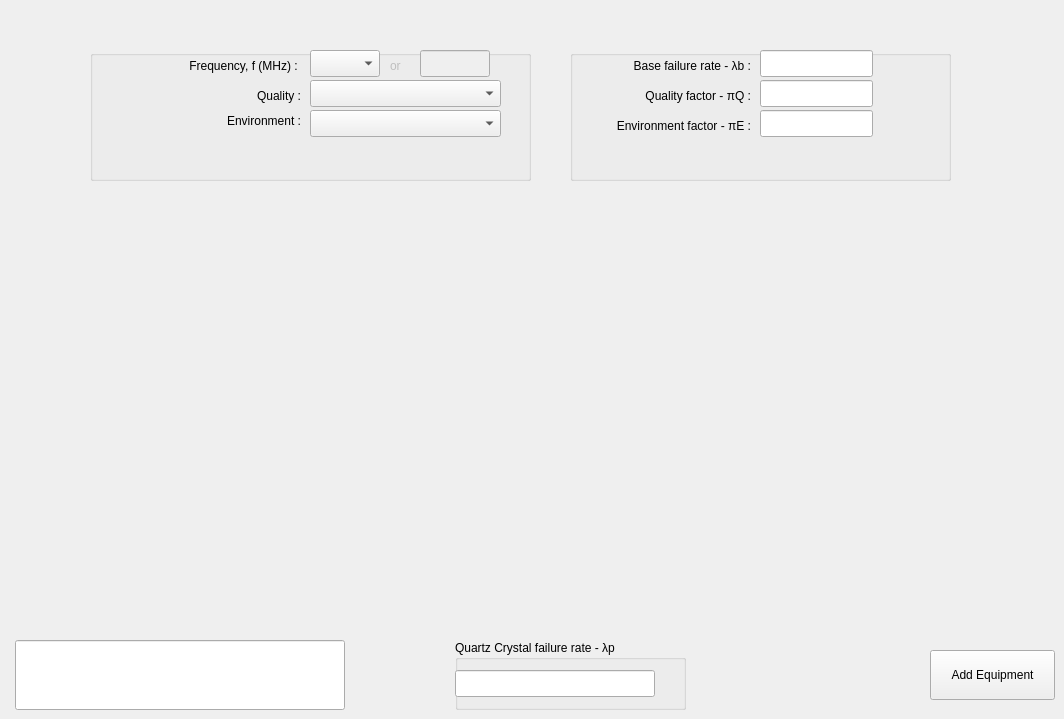
    <widget class="QWidget" name="tab_qrtz">
     <attribute name="title">
      <string>Quartz crystals</string>
     </attribute>
     <widget class="QGroupBox" name="groupBox_24">
      <property name="geometry">
       <rect>
        <x>90</x>
        <y>50</y>
        <width>441</width>
        <height>131</height>
       </rect>
      </property>
      <property name="title">
       <string/>
      </property>
      <widget class="QComboBox" name="comboBox_qrtz_frequency">
       <property name="geometry">
        <rect>
         <x>220</x>
         <y>0</y>
         <width>70</width>
         <height>27</height>
        </rect>
       </property>
       <property name="currentText">
        <string/>
       </property>
      </widget>
      <widget class="QLabel" name="label_qrtz_frequency">
       <property name="geometry">
        <rect>
         <x>60</x>
         <y>0</y>
         <width>151</width>
         <height>31</height>
        </rect>
       </property>
       <property name="text">
        <string>Frequency, f (MHz) : </string>
       </property>
       <property name="alignment">
        <set>Qt::AlignRight|Qt::AlignTrailing|Qt::AlignVCenter</set>
       </property>
       <property name="wordWrap">
        <bool>true</bool>
       </property>
      </widget>
      <widget class="QComboBox" name="comboBox_qrtz_environment">
       <property name="geometry">
        <rect>
         <x>220</x>
         <y>60</y>
         <width>191</width>
         <height>27</height>
        </rect>
       </property>
       <property name="currentText">
        <string/>
       </property>
      </widget>
      <widget class="QLabel" name="label_qrtz_environment">
       <property name="geometry">
        <rect>
         <x>80</x>
         <y>50</y>
         <width>131</width>
         <height>41</height>
        </rect>
       </property>
       <property name="text">
        <string>Environment :</string>
       </property>
       <property name="alignment">
        <set>Qt::AlignRight|Qt::AlignTrailing|Qt::AlignVCenter</set>
       </property>
       <property name="wordWrap">
        <bool>true</bool>
       </property>
      </widget>
      <widget class="QLabel" name="label_qrtz_quality">
       <property name="geometry">
        <rect>
         <x>80</x>
         <y>30</y>
         <width>131</width>
         <height>31</height>
        </rect>
       </property>
       <property name="text">
        <string>Quality :</string>
       </property>
       <property name="alignment">
        <set>Qt::AlignRight|Qt::AlignTrailing|Qt::AlignVCenter</set>
       </property>
       <property name="wordWrap">
        <bool>true</bool>
       </property>
      </widget>
      <widget class="QComboBox" name="comboBox_qrtz_quality">
       <property name="geometry">
        <rect>
         <x>220</x>
         <y>30</y>
         <width>191</width>
         <height>27</height>
        </rect>
       </property>
       <property name="currentText">
        <string/>
       </property>
      </widget>
      <widget class="QLabel" name="label_15">
       <property name="enabled">
        <bool>false</bool>
       </property>
       <property name="geometry">
        <rect>
         <x>300</x>
         <y>0</y>
         <width>21</width>
         <height>31</height>
        </rect>
       </property>
       <property name="text">
        <string>or</string>
       </property>
      </widget>
      <widget class="QLineEdit" name="lineEdit_qrtz_frequency">
       <property name="enabled">
        <bool>false</bool>
       </property>
       <property name="geometry">
        <rect>
         <x>330</x>
         <y>0</y>
         <width>70</width>
         <height>27</height>
        </rect>
       </property>
       <property name="dragEnabled">
        <bool>false</bool>
       </property>
      </widget>
     </widget>
     <widget class="QGroupBox" name="groupBox_25">
      <property name="geometry">
       <rect>
        <x>570</x>
        <y>50</y>
        <width>381</width>
        <height>131</height>
       </rect>
      </property>
      <property name="title">
       <string/>
      </property>
      <widget class="QLineEdit" name="lineEdit_qrtz_lambda_b">
       <property name="geometry">
        <rect>
         <x>190</x>
         <y>0</y>
         <width>113</width>
         <height>27</height>
        </rect>
       </property>
       <property name="readOnly">
        <bool>true</bool>
       </property>
      </widget>
      <widget class="QLabel" name="label_qrtz_lambda_b">
       <property name="geometry">
        <rect>
         <x>30</x>
         <y>0</y>
         <width>151</width>
         <height>31</height>
        </rect>
       </property>
       <property name="text">
        <string>Base failure rate - λb :</string>
       </property>
       <property name="alignment">
        <set>Qt::AlignRight|Qt::AlignTrailing|Qt::AlignVCenter</set>
       </property>
      </widget>
      <widget class="QLabel" name="label_qrtz_pi_e">
       <property name="geometry">
        <rect>
         <x>10</x>
         <y>60</y>
         <width>171</width>
         <height>31</height>
        </rect>
       </property>
       <property name="text">
        <string>Environment factor - πE :</string>
       </property>
       <property name="alignment">
        <set>Qt::AlignRight|Qt::AlignTrailing|Qt::AlignVCenter</set>
       </property>
      </widget>
      <widget class="QLineEdit" name="lineEdit_qrtz_pi_e">
       <property name="geometry">
        <rect>
         <x>190</x>
         <y>60</y>
         <width>113</width>
         <height>27</height>
        </rect>
       </property>
       <property name="text">
        <string/>
       </property>
       <property name="readOnly">
        <bool>true</bool>
       </property>
      </widget>
      <widget class="QLabel" name="label_qrtz_pi_q">
       <property name="geometry">
        <rect>
         <x>10</x>
         <y>30</y>
         <width>171</width>
         <height>31</height>
        </rect>
       </property>
       <property name="text">
        <string>Quality factor - πQ :</string>
       </property>
       <property name="alignment">
        <set>Qt::AlignRight|Qt::AlignTrailing|Qt::AlignVCenter</set>
       </property>
      </widget>
      <widget class="QLineEdit" name="lineEdit_qrtz_pi_q">
       <property name="geometry">
        <rect>
         <x>190</x>
         <y>30</y>
         <width>113</width>
         <height>27</height>
        </rect>
       </property>
       <property name="text">
        <string/>
       </property>
       <property name="readOnly">
        <bool>true</bool>
       </property>
      </widget>
     </widget>
     <widget class="QLineEdit" name="lineEdit_c_qrtz_warning_box">
      <property name="geometry">
       <rect>
        <x>15</x>
        <y>640</y>
        <width>330</width>
        <height>70</height>
       </rect>
      </property>
      <property name="readOnly">
       <bool>true</bool>
      </property>
     </widget>
     <widget class="QGroupBox" name="groupBox_qrtz_lambda_p">
      <property name="geometry">
       <rect>
        <x>455</x>
        <y>640</y>
        <width>231</width>
        <height>70</height>
       </rect>
      </property>
      <property name="title">
       <string>Quartz Crystal failure rate - λp</string>
      </property>
      <widget class="QLineEdit" name="lineEdit_qrtz_lamda_p">
       <property name="geometry">
        <rect>
         <x>0</x>
         <y>30</y>
         <width>200</width>
         <height>27</height>
        </rect>
       </property>
       <property name="readOnly">
        <bool>true</bool>
       </property>
      </widget>
     </widget>
     <widget class="QPushButton" name="addButton_c_ee_qrtz">
      <property name="geometry">
       <rect>
        <x>930</x>
        <y>650</y>
        <width>125</width>
        <height>50</height>
       </rect>
      </property>
      <property name="text">
       <string>Add Equipment</string>
      </property>
     </widget>
    </widget>
